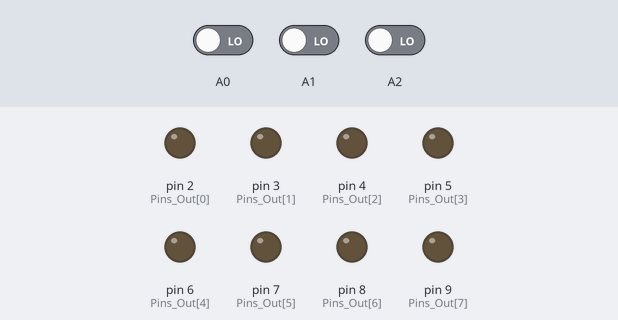
The sketch below on a simulated Arduino Uno, built with avr-gcc and run on an emulated ATmega328P. Shown: output pins drawn as LEDs (lit = HIGH). The inputs (shaded band) are chosen by the test bench; at power-on: A2 LOW, A0 LOW, A1 LOW.

Above: at 1.2 s.
1.3 s: A2 driven HIGH
At 2.1 s:
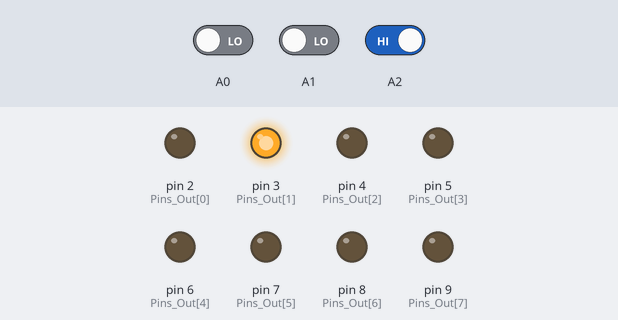
4.3 s: A0 driven HIGH
At 6.1 s:
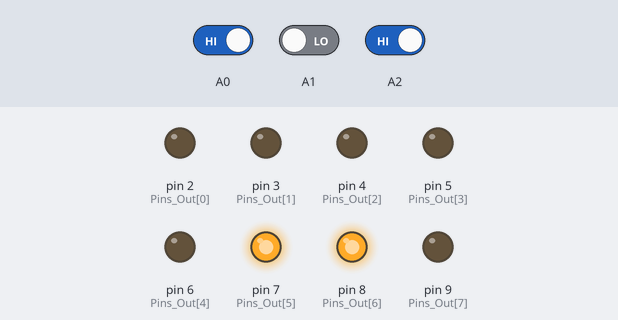
7.3 s: A1 driven HIGH
At 8.1 s:
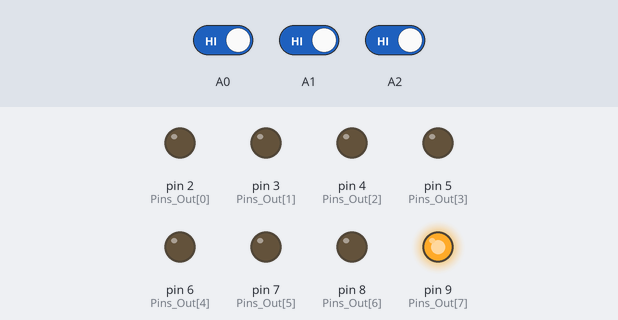
10.3 s: A0 driven LOW
At 11.1 s:
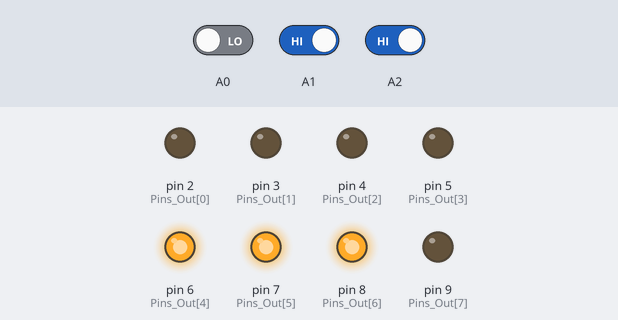
13.3 s: A1 driven LOW
At 16.1 s:
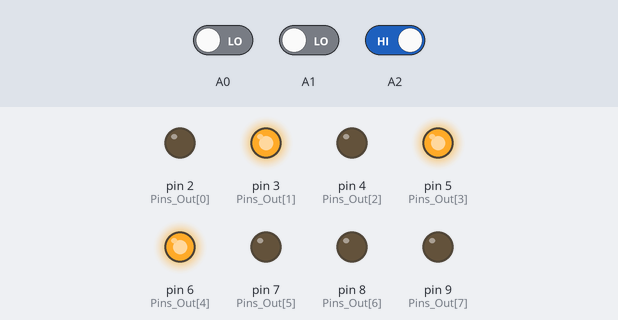
16.3 s: A2 driven LOW
At 16.9 s:
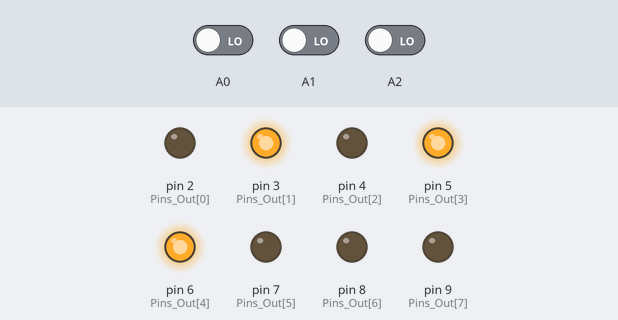
Timing chart, 0 to 18.8 s (numbered marks = the images above; inputs shaded):
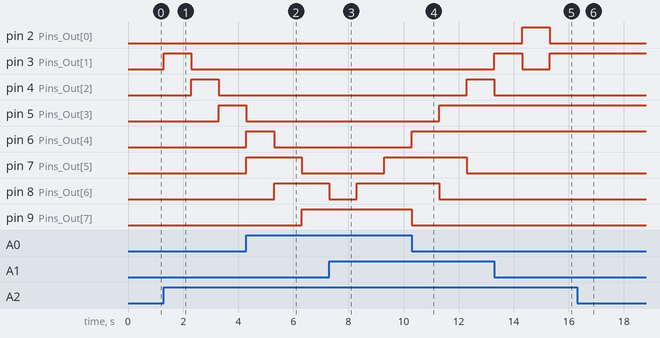

The sketch:

Prog_04.ino
```cpp
/*	Prog_04
	Blikani LED tam i zpet
*/
//deklarace promennych
int Pins_Out[] = {2,3,4,5,6,7,8,9};
char pozice=0;
boolean smer;
boolean start_stop;
char pocetLED;

//metoda setup
void setup()
{
	smer=true;
	for (int i=0; i<8; i++)
	{
		pinMode(Pins_Out[i], OUTPUT);
		digitalWrite(Pins_Out[i], LOW);
	}
	pinMode(A0, INPUT);
	pinMode(A1, INPUT);
	pinMode(A2, INPUT);
}

void zobrazLED(char startPozice, char pocet, boolean stav)
{
	for (char i = 0; i < pocet; i++)
	{
		char akt_poz = startPozice + i;
		if (akt_poz >= 0 && akt_poz < 8)
		{
			digitalWrite(Pins_Out[akt_poz], stav);
		}
	}
}

//metoda loop
void loop()
{
	start_stop = digitalRead(A2);
	pocetLED = digitalRead(A0) * 1 + digitalRead(A1) * 2 + 1;
	if(start_stop)
	{
		zobrazLED(pozice, pocetLED , LOW);
		if (smer)
		{
			if (++pozice > 7)
			{
				pozice=6;
				smer=false;
			}
		}
		else
		{
			if (--pozice == -(pocetLED - 1))
			{

				smer=true;
			}
		}
		zobrazLED(pozice, pocetLED, HIGH);
		delay(1000);
	}
}
```

Measured:
- after the input at 1.3 s, pin 3 (Pins_Out[1]): LOW → HIGH at once, → LOW 1.0 s later; pin 4 (Pins_Out[2]): LOW → HIGH after 1.0 s, → LOW 1.0 s later; pin 5 (Pins_Out[3]): LOW → HIGH after 2.0 s
- after the input at 4.3 s, pin 8 (Pins_Out[6]): LOW → HIGH after 1.0 s instead of 2.0 s; pin 9 (Pins_Out[7]): LOW → HIGH after 2.0 s
- after the input at 7.3 s, pin 9 (Pins_Out[7]): stays HIGH (without the input it goes to LOW after 2.0 s)
- after the input at 10.3 s, pin 7 (Pins_Out[5]): HIGH → LOW after 2.0 s; pin 8 (Pins_Out[6]): HIGH → LOW after 1.0 s instead of 2.0 s; pin 9 (Pins_Out[7]): HIGH → LOW after 0.00 s instead of 1.0 s
- after the input at 13.3 s, pin 4 (Pins_Out[2]): HIGH → LOW after 0.00 s instead of 2.0 s; pin 5 (Pins_Out[3]): stays HIGH (without the input it goes to LOW after 1.0 s); pin 6 (Pins_Out[4]): stays HIGH (without the input it goes to LOW after 0.00 s)
- after the input at 16.3 s, pin 3 (Pins_Out[1]): stays HIGH (without the input it goes to LOW after 0.00 s); pin 4 (Pins_Out[2]): stays LOW (without the input it goes to HIGH after 0.00 s); pin 5 (Pins_Out[3]): stays HIGH (without the input it goes to LOW after 2.0 s)
